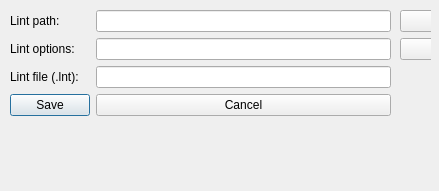
<?xml version="1.0" encoding="UTF-8"?>
<ui version="4.0">
 <class>LintOptions</class>
 <widget class="QDialog" name="LintOptions">
  <property name="geometry">
   <rect>
    <x>0</x>
    <y>0</y>
    <width>439</width>
    <height>191</height>
   </rect>
  </property>
  <property name="windowTitle">
   <string>Dialog</string>
  </property>
  <widget class="QWidget" name="formLayoutWidget">
   <property name="geometry">
    <rect>
     <x>10</x>
     <y>10</y>
     <width>381</width>
     <height>171</height>
    </rect>
   </property>
   <layout class="QFormLayout" name="formLayout">
    <item row="0" column="0">
     <widget class="QLabel" name="lintPathLabel">
      <property name="text">
       <string>Lint path:</string>
      </property>
     </widget>
    </item>
    <item row="0" column="1">
     <widget class="QLineEdit" name="lintPathLineEdit"/>
    </item>
    <item row="1" column="0">
     <widget class="QLabel" name="lintOptionsLabel">
      <property name="text">
       <string>Lint options:</string>
      </property>
     </widget>
    </item>
    <item row="1" column="1">
     <widget class="QLineEdit" name="lintOptionsLineEdit"/>
    </item>
    <item row="2" column="0">
     <widget class="QLabel" name="lintFileLntLabel">
      <property name="text">
       <string>Lint file (.lnt):</string>
      </property>
     </widget>
    </item>
    <item row="2" column="1">
     <widget class="QLineEdit" name="lintFileLntLineEdit"/>
    </item>
    <item row="3" column="0">
     <widget class="QPushButton" name="pushButton_3">
      <property name="text">
       <string>Save</string>
      </property>
     </widget>
    </item>
    <item row="3" column="1">
     <widget class="QPushButton" name="pushButton_4">
      <property name="minimumSize">
       <size>
        <width>100</width>
        <height>0</height>
       </size>
      </property>
      <property name="text">
       <string>Cancel</string>
      </property>
     </widget>
    </item>
   </layout>
  </widget>
  <widget class="QWidget" name="formLayoutWidget_2">
   <property name="geometry">
    <rect>
     <x>400</x>
     <y>10</y>
     <width>31</width>
     <height>51</height>
    </rect>
   </property>
   <layout class="QFormLayout" name="formLayout_2">
    <item row="0" column="0">
     <widget class="QPushButton" name="pushButton">
      <property name="minimumSize">
       <size>
        <width>25</width>
        <height>0</height>
       </size>
      </property>
      <property name="text">
       <string>...</string>
      </property>
     </widget>
    </item>
    <item row="1" column="0">
     <widget class="QPushButton" name="pushButton_2">
      <property name="minimumSize">
       <size>
        <width>25</width>
        <height>0</height>
       </size>
      </property>
      <property name="maximumSize">
       <size>
        <width>75</width>
        <height>16777215</height>
       </size>
      </property>
      <property name="text">
       <string>...</string>
      </property>
     </widget>
    </item>
   </layout>
  </widget>
 </widget>
 <resources/>
 <connections/>
</ui>
